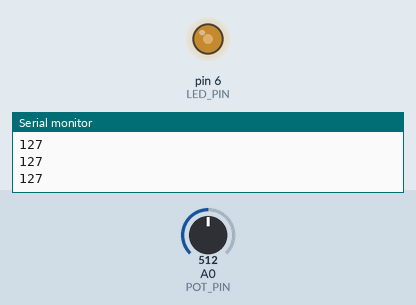
Simulated run of this sketch. Board: Arduino Uno, built with avr-gcc and run on an emulated ATmega328P. Shown: output pins drawn as LEDs (lit = HIGH), the last lines printed to the serial monitor. The test bench sets the inputs (shaded band); at power-on: A0 (POT_PIN) = 512.

Above: at 1.2 s.
1.3 s: A0 (POT_PIN) set to 716
At 1.9 s:
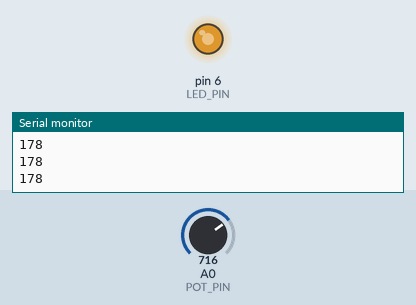
2.8 s: A0 (POT_PIN) set to 900
At 3.2 s:
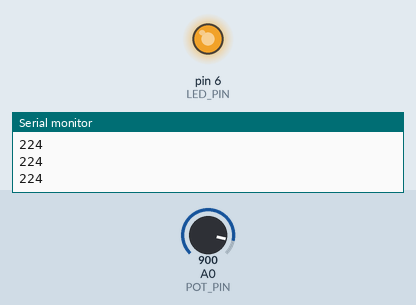
4.3 s: A0 (POT_PIN) set to 122
At 5.5 s:
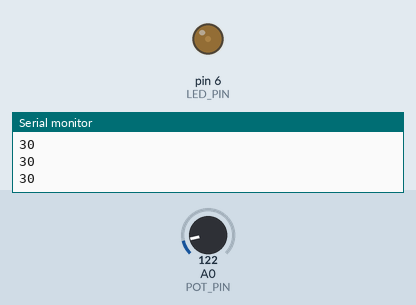
5.8 s: A0 (POT_PIN) set to 0
At 7.0 s:
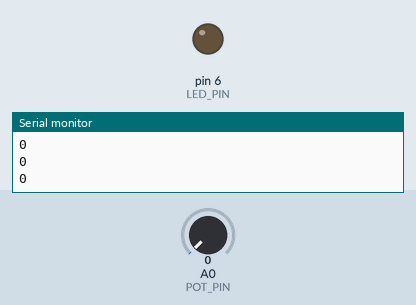
7.3 s: A0 (POT_PIN) set to 511
At 8.3 s:
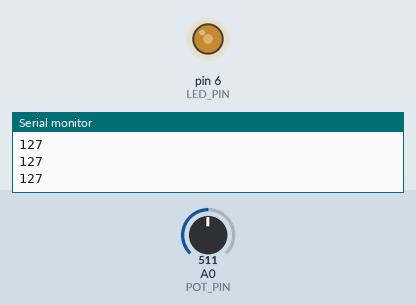
Timing chart, 0 to 9.8 s (numbered marks = the images above; inputs shaded):
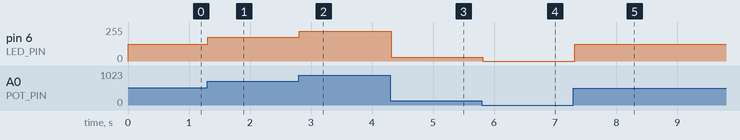

Measured:
- after the input at 1.3 s, pin 6 (LED_PIN): 127/255 → 178/255 at once
- after the input at 2.8 s, pin 6 (LED_PIN): 178/255 → 224/255 at once
- after the input at 4.3 s, pin 6 (LED_PIN): 224/255 → 30/255 at once
- after the input at 5.8 s, pin 6 (LED_PIN): 30/255 → 0/255 at once
- after the input at 7.3 s, pin 6 (LED_PIN): 0/255 → 127/255 at once

The sketch:

04.analogueInOut.ino
```cpp
/*
  Author:

  Learning Intention:
  The students will read analogue sensors, use math (map, constrain, integer division)
  to convert value ranges, and write analogue output using PWM to an LED and buzzer.

  Success Criteria:
    1.  I know how to read analogue data from a specific PIN (analogRead)
    2.  I know the range of analogue data (0 to 1023) and can record a sensor's real range
    3.  I understand integer vs float division and order of operations
    4.  I can map an analogue value (0-1023) to a PWM value (0-255) with map() and constrain()
    5.  I understand what pulse width modulation is and can identify the PWM PINs (~)
    6.  I can write PWM data with analogWrite to control LED brightness
    7.  I can control the buzzer's pitch with tone()
    8.  I can organise output data so it correctly plots on the Serial Plotter
    9.  I can apply this knowledge to the Light, Sound and Potentiometer modules

  Hardware (Grove cables to the base shield):
    Potentiometer  -> A0
    Sound sensor   -> A2
    Light sensor   -> A3
    LED module     -> D6  (PWM capable)
    Buzzer module  -> D5  (PWM capable)

  Optional breadboard reference:
    Bootcamp-analogueRead.png, Bootcamp-PWMOutput.png and Bootcamp-MAP-PotLED.png
    in this folder show the same circuits hand-wired without Grove modules.
    Pulse-Width-Modulation.jpg explains the duty cycle.

  Documentation:
    https://sensorkit.arduino.cc/
    https://www.arduino.cc/reference/en/language/functions/analog-io/analogread/
    https://www.arduino.cc/reference/en/language/functions/math/map/
    https://en.cppreference.com/w/cpp/language/operator_precedence
*/

const int POT_PIN = A0;    // Grove Potentiometer on A0
const int SOUND_PIN = A2;  // Grove Sound sensor on A2
const int LIGHT_PIN = A3;  // Grove Light sensor on A3
const int LED_PIN = 6;     // Grove LED on D6 (PWM)
const int BUZZER_PIN = 5;  // Grove Buzzer on D5 (PWM)

void setup() {
  Serial.begin(115200);
}

void loop() {
  int analogValue = analogRead(POT_PIN);
  int lightValue = map(analogValue, 0, 1023, 0, 255);
  analogWrite(LED_PIN, lightValue);
  Serial.println(String(lightValue));
  delay(100);
}

/*
  Sensor          Min seen   Max seen   How I tested
  Potentiometer   0            1023       full turn each way
  Light sensor    0        8        covered / phone torch  //! I think it wasn't working
  Sound sensor    291        1023        quiet room / clapping
*/
```
